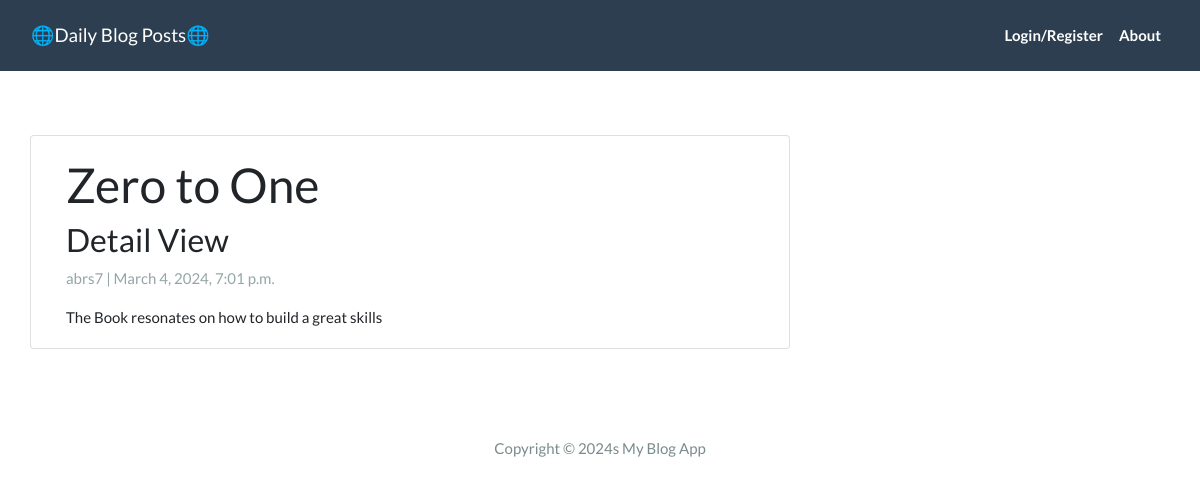
Before: /app/post_detail/blog_3/ with the older database file.
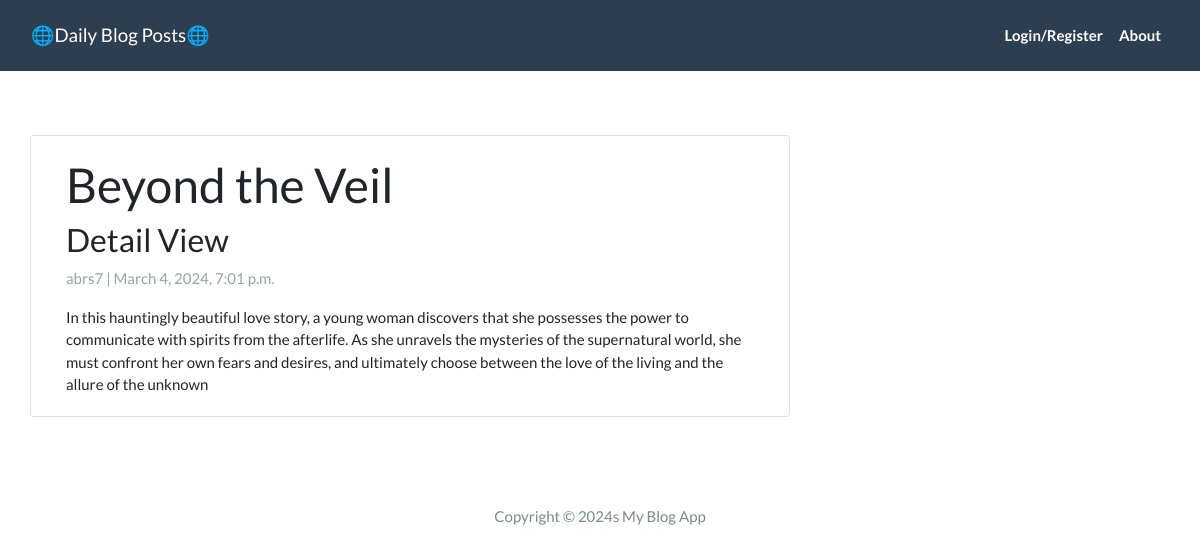
After: the same page with the newer database file.
### app/models.py (models this page shows, shortened)
class Post(models.Model):
    title = models.CharField(max_length =256, unique=True)
    slug = models.SlugField(max_length=256, unique=True )
    author = models.ForeignKey(User, on_delete=models.CASCADE, related_name='blog_posts')
    created_on = models.DateTimeField(auto_now_add = True)
    updated_on = models.DateTimeField(auto_now = True)
    content = models.TextField()
    status = models.IntegerField(choices = STATUS, default= 0)
    class Meta():
        ordering = ['-created_on']

### app/views.py (the view)
# urls.py: path('post_detail/<slug:slug>/',views.PostDetail.as_view(), name = 'post_detail'),
class PostDetail(DetailView):
    model = Post
    template_name = 'post_detail.html'

### templates/post_detail.html
{% extends 'base.html' %}
{% block content %}
<div class="container">
  <div class="row">
    <div class="col-md-8 card mb-4  mt-3 left  top">
      <div class="card-body">
        <h1>{% block title %} {{ object.title }} {% endblock title %}</h1>
        <h3>Detail View</h3>
        <p class=" text-muted">{{ post.author }} | {{ post.created_on }}</p>
        <p class="card-text ">{{ object.content | safe }}</p>
      </div>
    </div>
  </div>
</div>
{% endblock content %}

### templates/base.html (shortened to what this page needs)
<!DOCTYPE html>
<html>
  {% load static %}
<head>
  <link rel="stylesheet" href="https://stackpath.bootstrapcdn.com/bootswatch/4.5.2/flatly/bootstrap.min.css">
</head>
<body>
  <nav class="navbar navbar-expand-lg navbar-dark bg-primary" id="mainNav">
    <div class="container-fluid">
      <a class="navbar-brand" href="{% url 'post_list' %}">🌐Daily Blog Posts🌐</a>
      <div class="collapse navbar-collapse" id="navbarResponsive">
        <ul class="navbar-nav ml-auto">
          {% if request.user.is_authenticated %}
          <li class="nav-item text-black">
            <p class="nav-link text-black font-weight-bold" >Welcome {{request.user.username}}</p>
          </li>
          <li class="nav-item text-black">
            <a class="nav-link text-black font-weight-bold" href="{% url 'create_post' %}">Create</a>
          </li>
          {% else %}
          <li class="nav-item text-black">
            <a class="nav-link text-black font-weight-bold" href="{% url 'log_in' %}">Login/Register</a>
          </li>
          {% endif %}
          <li class="nav-item text-black">
            <a class="nav-link text-black font-weight-bold" href="#">About</a>
          </li>
        </ul>
      </div>
    </div>
  </nav>
  <div class="my-5 ">
  {% block content %}{% endblock content %}
</div>
  <footer class="py-3 bg-grey">
    <p class="m-0 text-dark text-center ">Copyright &copy; 2024s My Blog App </p>
  </footer>
</body>
</html>

Changed rows visible on the page:
changed Post "abrs7": title "Zero to One" → "Beyond the Veil"; content "The Book resonates on how to build a great skills" → "In this hauntingly beautiful love story, a young woman discovers that she possesses the power to communicate with spirits from the afterlife. As she unravels the mysteries of the supernatural world, she must confront her own fears and desires, and ultimately choose between the love of the living and the allure of the unknown"
